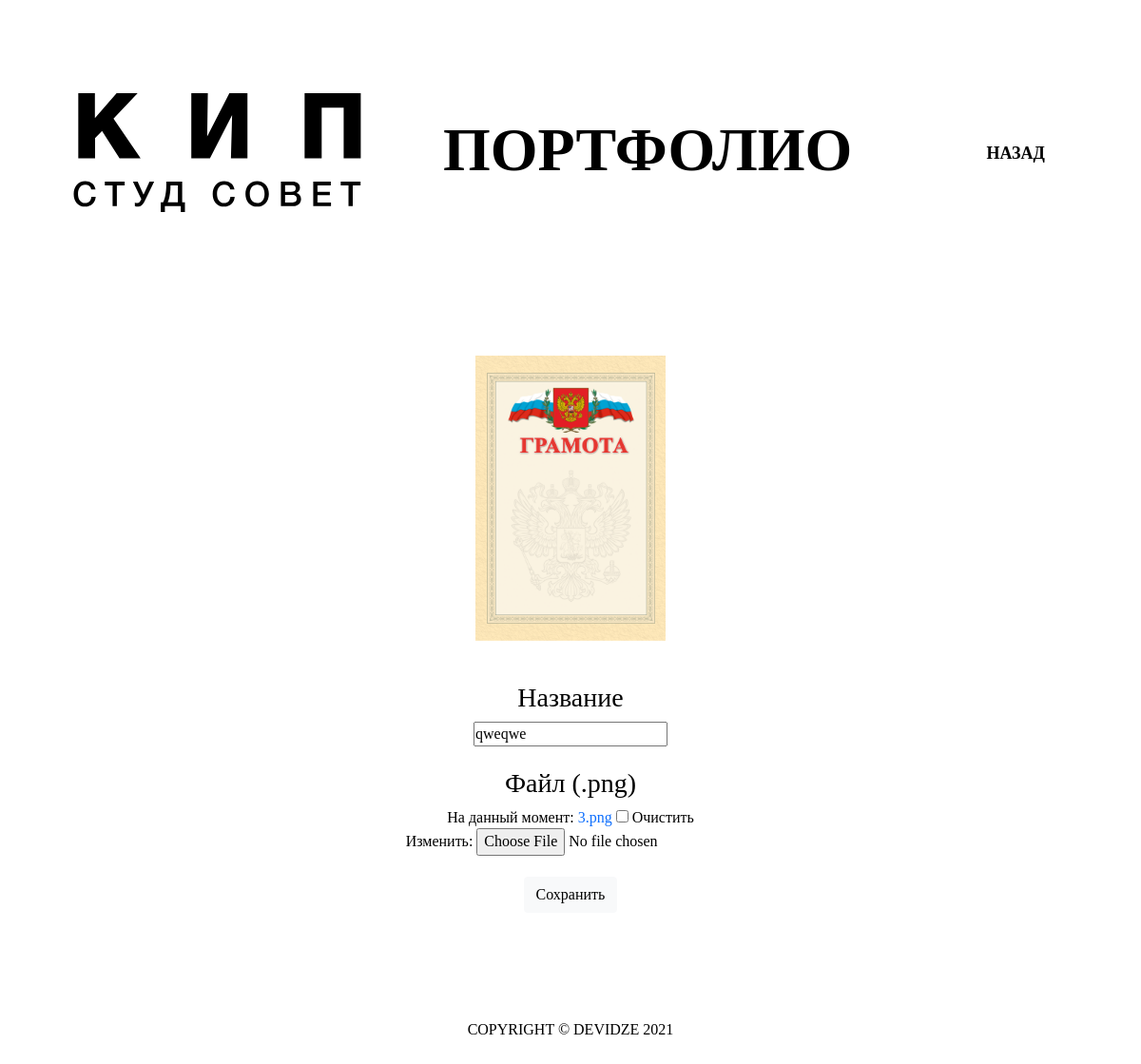
The page /edit_award/54/ (signed in) on the database its author committed.
### accounts/models.py (models this page shows, shortened)
class UserAward(models.Model):
    user        = models.ForeignKey(Student, null=True, blank=True, on_delete=models.SET_NULL)
    award       = models.ImageField(default='avatar.png', null=True, blank=True)
    description = models.CharField(max_length=200, blank=True, null=True)
    date_created= models.DateTimeField(auto_now_add=True, blank=True, null=True)

### accounts/decorators.py (the view)
    def wrapper_func(request, *args, **kwargs):
        if request.user.is_authenticated:
            return view_func(request, *args, **kwargs)
        else:
            return redirect('main')

### accounts/forms.py
class AwardForm(ModelForm):
	class Meta:
		model = UserAward
		fields = '__all__'

### accounts/models.py (called while the page is built)
    def __str__(self):
        return str(self.fio)

### accounts/views.py (called while the page is built)
@authenticated_user
def editAward(request, pk_test):
    award = UserAward.objects.get(id=pk_test)
    form = AwardForm(instance=award)
    if request.method == 'POST':
        form = AwardForm(request.POST, request.FILES, instance=award)
        if form.is_valid():
            form.save()
            return redirect('main_user')
    context = {
        'form':form, 'award':award
    }
    return render(request, 'accounts/auth/award_form.html', context)

### accounts/templates/accounts/auth/award_form.html (shortened to what this page needs)
{% extends 'accounts/auth/main_user.html' %}
{% load static %}
{% block content %}
<div class="container-fluid header-user">
    <section class="header row">
        <nav class="navbar navbar-expand-xl navbar-light">
            <div class="container-fluid header-navs">
                <a class="navbar-brand" href="{% url 'main' %}"><img class="header-logo" src="{% static '/images/logo.svg' %}" alt="logo"></a>
                <div class="collapse navbar-collapse" id="navbarSupportedContent">
                    <h1><div class="promo-header" style="margin-left: 10vh;">Портфолио</div></h1>
                    <ul class="navbar-nav me-auto mb-2 mb-lg-0 nav-items">
                        <li class="nav-item">
                            <a class="nav-link" href="{% url 'main_user' %}">Назад</a>
                        </li>
                    </ul>
                </div>
            </div>
        </nav>
    </section>
</div>
<div class="container" style="text-align: center;">
    <div class="col">
        <img class="profile-award" src="{{award.award.url}}" >
        <form method="POST" action="" enctype="multipart/form-data">
            <h3>Название</h3>  {{form.description}}
            <br>
            <br>
            <h3>Файл (.png)</h3>  {{form.award}}
            <br>
            <br>
            <input class="btn btn-light" type="submit" name="Submit" value="Сохранить">
        </form>
	</div>
    <br>
    <br>
    <br>
    <br>
    <br>
</div>
{% endblock content %}

### static/css/styles.css (style rules this page uses)
body { min-width: 400px; }
@media all { .header { margin-bottom: 130px; } }
@media all { .header-logo { margin-left: 3.5vh; } }
@media all { .navbar-brand { margin: 0 0px; } }
@media all { .nav-item { margin-right: 75px; } }
@media all { .profile-award { object-fit: cover; width: 200px; height: 300px; } }
@media (max-width: 3840px) { .nav-item { margin-right: 75px; } }
@media (max-width: 1440px) { .nav-item { margin-right: 45px; } }

### rows shown on the page
UserAward: award (picture), description "qweqwe"
